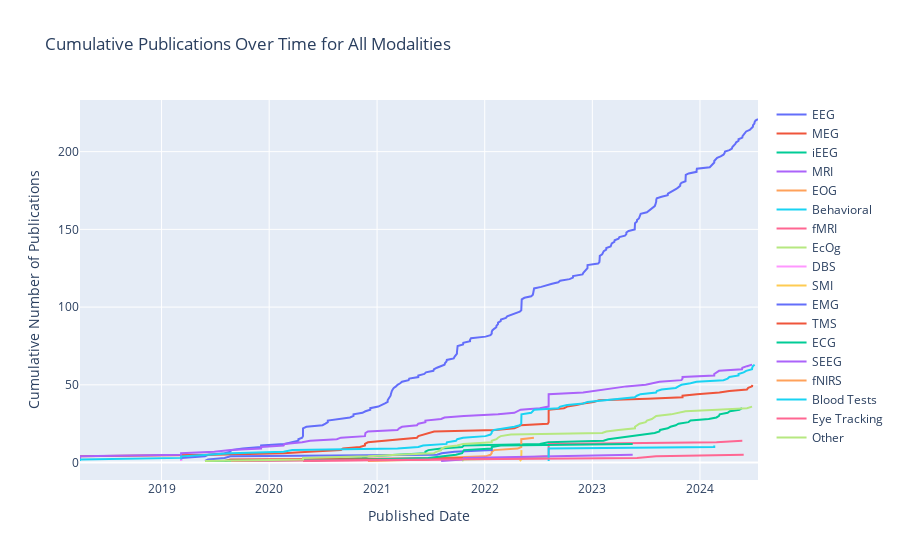

Notebook cell for this chart:
### Markdown cell above
### Figure 4

Figure 4 - Published date x number of datasets x modality

A line graph showing the number of publications over time, segmented by modality

### Code cell
df_fig4 = df[['EEG Modality', 
              'MEG Modality', 
              'iEEG modality',
              'Has MRI',
              'Has EOG',
              'Has Behavioral',
              'Has fMRi',
              'Has EcOg',
              'Has DBS',
              'Has SMI',
              'Has EMG',
              'Has TMS',
              'Has ECG',
              'Has SEEG',
              'Has fNIRS',
              'Has Blood Tests',
              'Eye tracking',
              'Other (put in name)',
              'Published date']]

df_fig4.rename(columns={
    'EEG Modality': 'EEG',
    'MEG Modality': 'MEG',
    'iEEG modality': 'iEEG',
    'Has MRI': 'MRI',
    'Has EOG': 'EOG',
    'Has Behavioral': 'Behavioral',
    'Has fMRi': 'fMRI',
    'Has EcOg': 'EcOg',
    'Has DBS': 'DBS',
    'Has SMI': 'SMI',
    'Has EMG': 'EMG',
    'Has TMS': 'TMS',
    'Has ECG': 'ECG',
    'Has SEEG': 'SEEG',
    'Has fNIRS': 'fNIRS',
    'Has Blood Tests': 'Blood Tests',
    'Eye tracking': 'Eye Tracking',
    'Other (put in name)': 'Other'
}, inplace=True)

# Initialize the dictionary with empty dataframes
dfs_by_modalities = {col: pd.DataFrame(columns=df_fig4.columns) for col in df_fig4.columns if col != 'Published date'}

# Populate the dataframes
for index, row in df_fig4.iterrows():
    for col in dfs_by_modalities.keys():
        if pd.notna(row[col]):
            dfs_by_modalities[col].loc[len(dfs_by_modalities[col])] = row

dfs_by_modalities['EEG'].head()

# Convert 'Published date' to datetime for sorting
for modality, modality_df in dfs_by_modalities.items():
    modality_df['Published date'] = pd.to_datetime(modality_df['Published date'])
    dfs_by_modalities[modality] = modality_df.sort_values(by='Published date')

    # Create a cumulative count of publications over time for each modality
    dfs_by_modalities[modality]['Cumulative Publications'] = range(1, len(modality_df) + 1)

# Create a plotly line graph for all modalities
fig4 = go.Figure()

for modality, modality_df in dfs_by_modalities.items():
    fig4.add_trace(go.Scatter(
        x=modality_df['Published date'],
        y=modality_df['Cumulative Publications'],
        mode='lines',
        name=modality
    ))

fig4.update_layout(
    title='Cumulative Publications Over Time for All Modalities',
    xaxis_title='Published Date',
    yaxis_title='Cumulative Number of Publications'
)

fig4.show()

# denote that all of the data is combination - like mri is eeg-mri
# denote this is over evolution of nemar/openneuro, thats how old database is
# take top 3 eeg/meg/ieeg on one plot, and then the other modalities on another plot

### Figure 1 — Plotly figure (JSON) as saved in the notebook; plotly's stock layout.template omitted (floating-point values rounded to 4 significant figures; data arrays with more than 128 entries replaced by an {"elided": "..."} marker saying what was removed)
{"data": [{"mode": "lines", "name": "EEG", "type": "scatter", "x": {"elided": "221 str values"}, "y": {"elided": "221 int values"}}, {"mode": "lines", "name": "MEG", "type": "scatter", "x": ["2018-03-30T10:34:00", "2018-03-30T13:14:00", "2018-03-30T14:58:00", "2018-03-30T18:40:00", "2019-06-28T18:20:00", "2020-02-18T20:21:00", "2020-05-15T07:08:00", "2020-08-31T07:30:00", "2020-09-07T08:38:00", "2020-11-03T21:07:00", "2020-11-20T20:41:00", "2020-11-20T20:41:00", "2020-11-30T21:41:00", "2021-01-24T10:37:00", "2021-03-16T21:47:00", "2021-05-16T07:35:00", "2021-05-20T17:51:00", "2021-06-05T23:01:00", "2021-06-23T07:43:00", "2021-07-13T12:17:00", "2022-02-08T02:58:00", "2022-04-11T13:09:00", "2022-04-22T19:51:00", "2022-05-02T14:15:00", "2022-08-02T18:33:00", "2022-08-05T19:55:00", "2022-08-05T19:55:00", "2022-08-05T19:55:00", "2022-08-05T19:55:00", "2022-08-05T19:55:00", "2022-08-05T19:55:00", "2022-08-05T19:55:00", "2022-08-05T19:55:00", "2022-08-05T19:55:00", "2022-09-26T16:19:00", "2022-10-07T15:21:00", "2022-11-08T11:21:00", "2022-11-30T17:54:00", "2023-01-05T14:14:00", "2023-01-23T14:29:00", "2023-07-07T16:31:00", "2023-11-02T20:12:00", "2023-11-02T20:12:00", "2023-12-21T17:05:00", "2024-03-06T18:07:00", "2024-04-09T14:11:00", "2024-06-08T10:01:00", "2024-06-12T15:58:00", "2024-06-25T16:13:00", "2024-06-26T06:05:00"], "y": [1, 2, 3, 4, 5, 6, 7, 8, 9, 10, 11, 12, 13, 14, 15, 16, 17, 18, 19, 20, 21, 22, 23, 24, 25, 26, 27, 28, 29, 30, 31, 32, 33, 34, 35, 36, 37, 38, 39, 40, 41, 42, 43, 44, 45, 46, 47, 48, 49, 50]}, {"mode": "lines", "name": "iEEG", "type": "scatter", "x": ["2020-05-18T16:49:00", "2020-08-17T06:46:00", "2020-11-11T18:39:00", "2020-12-02T21:03:00", "2021-03-10T15:56:00", "2021-06-13T20:10:00", "2021-06-13T20:10:00", "2021-06-23T18:53:00", "2021-08-06T02:20:00", "2021-10-16T12:00:00", "2021-10-22T12:45:00", "2022-07-06T15:43:00", "2022-08-04T18:02:00", "2023-02-08T00:47:00", "2023-02-23T19:33:00", "2023-04-07T11:11:00", "2023-05-17T20:25:00", "2023-06-30T21:13:00", "2023-07-31T08:40:00", "2023-08-16T13:32:00", "2023-08-18T13:22:00", "2023-09-13T16:26:00", "2023-09-22T19:54:00", "2023-10-10T22:55:00", "2023-10-20T00:10:00", "2023-11-23T04:12:00", "2023-11-29T20:55:00", "2024-01-30T13:49:00", "2024-02-26T01:22:00", "2024-03-05T16:27:00", "2024-03-07T19:23:00", "2024-04-03T22:24:00", "2024-04-10T22:04:00", "2024-05-13T17:39:00", "2024-05-22T11:05:00"], "y": [1, 2, 3, 4, 5, 6, 7, 8, 9, 10, 11, 12, 13, 14, 15, 16, 17, 18, 19, 20, 21, 22, 23, 24, 25, 26, 27, 28, 29, 30, 31, 32, 33, 34, 35]}, {"mode": "lines", "name": "MRI", "type": "scatter", "x": ["2018-03-30T10:34:00", "2018-03-30T13:14:00", "2018-03-30T14:58:00", "2018-03-30T18:40:00", "2019-03-08T05:11:00", "2019-03-08T05:11:00", "2019-06-28T18:20:00", "2019-08-22T14:07:00", "2019-12-04T14:40:00", "2019-12-04T14:48:00", "2020-02-18T20:21:00", "2020-02-21T19:41:00", "2020-04-21T23:09:00", "2020-05-18T16:49:00", "2020-08-17T06:46:00", "2020-08-31T07:30:00", "2020-11-20T20:41:00", "2020-11-20T20:41:00", "2020-11-22T09:06:00", "2020-11-30T21:41:00", "2021-03-11T07:46:00", "2021-03-16T21:47:00", "2021-03-26T13:31:00", "2021-05-16T07:35:00", "2021-05-20T17:51:00", "2021-06-13T20:10:00", "2021-06-13T20:10:00", "2021-08-06T02:20:00", "2021-08-17T16:50:00", "2021-10-22T12:45:00", "2022-02-15T02:13:00", "2022-04-11T13:09:00", "2022-04-22T19:51:00", "2022-05-02T14:15:00", "2022-07-06T15:43:00", "2022-08-05T19:55:00", "2022-08-05T19:55:00", "2022-08-05T19:55:00", "2022-08-05T19:55:00", "2022-08-05T19:55:00", "2022-08-05T19:55:00", "2022-08-05T19:55:00", "2022-08-05T19:55:00", "2022-08-05T19:55:00", "2022-11-30T17:54:00", "2023-01-05T14:14:00", "2023-02-08T00:47:00", "2023-03-30T17:04:00", "2023-04-26T11:21:00", "2023-06-30T21:13:00", "2023-07-31T17:42:00", "2023-08-16T13:32:00", "2023-10-30T04:20:00", "2023-11-02T20:12:00", "2023-11-02T20:12:00", "2024-02-18T10:39:00", "2024-02-18T10:39:00", "2024-02-26T01:22:00", "2024-03-05T16:27:00", "2024-05-22T11:05:00", "2024-05-23T16:20:00", "2024-06-08T10:01:00", "2024-06-25T16:13:00"], "y": [1, 2, 3, 4, 5, 6, 7, 8, 9, 10, 11, 12, 13, 14, 15, 16, 17, 18, 19, 20, 21, 22, 23, 24, 25, 26, 27, 28, 29, 30, 31, 32, 33, 34, 35, 36, 37, 38, 39, 40, 41, 42, 43, 44, 45, 46, 47, 48, 49, 50, 51, 52, 53, 54, 55, 56, 57, 58, 59, 60, 61, 62, 63]}, {"mode": "lines", "name": "EOG", "type": "scatter", "x": ["2020-11-30T21:41:00", "2021-06-23T07:43:00", "2021-07-23T00:06:00", "2022-01-03T18:38:00", "2022-01-20T13:46:00", "2022-01-24T19:04:00", "2022-01-24T19:05:00", "2022-02-01T20:21:00", "2022-04-22T19:51:00", "2022-05-04T22:55:00", "2022-05-04T22:56:00", "2022-05-04T22:56:00", "2022-05-04T22:57:00", "2022-05-04T22:57:00", "2022-05-04T22:58:00", "2022-06-16T23:23:00"], "y": [1, 2, 3, 4, 5, 6, 7, 8, 9, 10, 11, 12, 13, 14, 15, 16]}, {"mode": "lines", "name": "Behavioral", "type": "scatter", "x": ["2018-03-30T13:14:00", "2018-03-30T14:58:00", "2019-03-08T05:11:00", "2019-03-08T05:11:00", "2019-06-07T19:41:00", "2019-08-24T11:03:00", "2020-02-18T20:21:00", "2020-03-19T13:15:00", "2021-03-11T07:46:00", "2021-05-20T17:51:00", "2021-06-05T23:01:00", "2021-08-24T07:53:00", "2021-08-25T12:12:00", "2021-09-25T10:34:00", "2021-09-29T17:02:00", "2021-10-19T13:51:00", "2022-01-03T18:38:00", "2022-01-20T13:46:00", "2022-01-24T19:04:00", "2022-01-24T19:05:00", "2022-02-01T20:21:00", "2022-03-13T21:32:00", "2022-04-11T13:09:00", "2022-04-29T20:29:00", "2022-05-04T22:55:00", "2022-05-04T22:56:00", "2022-05-04T22:56:00", "2022-05-04T22:57:00", "2022-05-04T22:57:00", "2022-05-04T22:58:00", "2022-05-05T13:49:00", "2022-06-07T15:05:00", "2022-06-14T15:45:00", "2022-06-17T10:33:00", "2022-09-07T12:52:00", "2022-09-13T14:57:00", "2022-10-07T15:21:00", "2022-12-01T08:29:00", "2022-12-15T13:00:00", "2023-02-08T00:47:00", "2023-03-17T15:10:00", "2023-05-24T17:04:00", "2023-06-01T03:00:00", "2023-06-13T03:10:00", "2023-08-05T03:11:00", "2023-08-07T12:06:00", "2023-08-23T16:36:00", "2023-10-10T22:55:00", "2023-10-20T00:10:00", "2023-10-30T04:20:00", "2023-11-29T20:55:00", "2023-12-20T10:28:00", "2024-03-20T18:56:00", "2024-04-03T22:24:00", "2024-04-09T21:19:00", "2024-05-10T18:56:00", "2024-05-10T18:56:00", "2024-05-28T06:57:00", "2024-06-05T14:38:00", "2024-06-25T16:13:00", "2024-06-26T06:05:00", "2024-06-28T11:20:00", "2024-07-04T08:07:00"], "y": [1, 2, 3, 4, 5, 6, 7, 8, 9, 10, 11, 12, 13, 14, 15, 16, 17, 18, 19, 20, 21, 22, 23, 24, 25, 26, 27, 28, 29, 30, 31, 32, 33, 34, 35, 36, 37, 38, 39, 40, 41, 42, 43, 44, 45, 46, 47, 48, 49, 50, 51, 52, 53, 54, 55, 56, 57, 58, 59, 60, 61, 62, 63]}, {"mode": "lines", "name": "fMRI", "type": "scatter", "x": ["2020-04-24T18:49:00", "2021-08-17T16:50:00", "2022-04-11T13:09:00", "2022-08-05T19:55:00", "2022-08-05T19:55:00", "2022-08-05T19:55:00", "2022-08-05T19:55:00", "2022-08-05T19:55:00", "2022-08-05T19:55:00", "2022-08-05T19:55:00", "2022-08-05T19:55:00", "2022-08-05T19:55:00", "2024-02-26T01:22:00", "2024-05-23T16:20:00"], "y": [1, 2, 3, 4, 5, 6, 7, 8, 9, 10, 11, 12, 13, 14]}, {"mode": "lines", "name": "EcOg", "type": "scatter", "x": ["2021-10-16T12:00:00", "2021-10-22T12:45:00", "2022-08-04T18:02:00"], "y": [1, 2, 3]}, {"mode": "lines", "name": "DBS", "type": "scatter", "x": ["2019-03-08T05:11:00", "2019-03-08T05:11:00"], "y": [1, 2]}, {"mode": "lines", "name": "SMI", "type": "scatter", "x": ["2022-04-29T20:29:00", "2022-05-04T22:55:00", "2022-05-04T22:56:00", "2022-05-04T22:56:00", "2022-05-04T22:57:00", "2022-05-04T22:57:00", "2022-05-04T22:58:00", "2022-05-05T13:49:00"], "y": [1, 2, 3, 4, 5, 6, 7, 8]}, {"mode": "lines", "name": "EMG", "type": "scatter", "x": ["2019-05-28T11:48:00", "2019-06-07T19:41:00", "2019-08-02T15:03:00", "2019-08-22T14:07:00", "2021-07-23T00:06:00", "2021-08-08T03:26:00", "2021-09-20T13:44:00", "2022-01-24T19:04:00", "2022-01-24T19:05:00"], "y": [1, 2, 3, 4, 5, 6, 7, 8, 9]}, {"mode": "lines", "name": "TMS", "type": "scatter", "x": ["2019-08-02T15:03:00", "2019-08-22T14:07:00", "2022-02-15T02:13:00"], "y": [1, 2, 3]}, {"mode": "lines", "name": "ECG", "type": "scatter", "x": ["2019-05-28T11:48:00", "2020-11-30T21:41:00", "2021-06-23T07:43:00", "2021-08-08T03:26:00", "2021-09-25T10:34:00", "2021-10-16T12:00:00", "2021-10-19T13:51:00", "2021-10-22T12:45:00", "2022-01-24T19:04:00", "2022-01-24T19:05:00", "2022-02-24T03:20:00", "2023-05-17T20:25:00"], "y": [1, 2, 3, 4, 5, 6, 7, 8, 9, 10, 11, 12]}, {"mode": "lines", "name": "SEEG", "type": "scatter", "x": ["2021-08-06T02:20:00", "2021-10-16T12:00:00", "2021-10-22T12:45:00", "2022-08-04T18:02:00", "2023-05-17T20:25:00"], "y": [1, 2, 3, 4, 5]}, {"mode": "lines", "name": "fNIRS", "type": "scatter", "x": ["2022-02-15T04:52:00"], "y": [1]}, {"mode": "lines", "name": "Blood Tests", "type": "scatter", "x": ["2022-08-05T19:55:00", "2022-08-05T19:55:00", "2022-08-05T19:55:00", "2022-08-05T19:55:00", "2022-08-05T19:55:00", "2022-08-05T19:55:00", "2022-08-05T19:55:00", "2022-08-05T19:55:00", "2022-08-05T19:55:00", "2024-02-18T10:39:00", "2024-02-18T10:39:00"], "y": [1, 2, 3, 4, 5, 6, 7, 8, 9, 10, 11]}, {"mode": "lines", "name": "Eye Tracking", "type": "scatter", "x": ["2019-08-24T11:03:00", "2021-07-12T19:38:00", "2023-06-01T11:51:00", "2023-08-05T03:11:00", "2024-05-28T06:57:00"], "y": [1, 2, 3, 4, 5]}, {"mode": "lines", "name": "Other", "type": "scatter", "x": ["2019-05-28T11:48:00", "2020-04-24T15:27:00", "2020-04-24T15:28:00", "2020-11-30T21:41:00", "2021-03-11T07:46:00", "2021-07-12T19:38:00", "2021-07-23T00:06:00", "2021-08-06T02:20:00", "2021-08-08T03:26:00", "2021-08-19T13:50:00", "2021-09-29T17:02:00", "2021-10-19T13:51:00", "2022-01-24T19:04:00", "2022-01-24T19:05:00", "2022-02-09T22:18:00", "2022-02-15T02:13:00", "2022-02-24T03:20:00", "2022-03-30T09:29:00", "2023-02-03T09:56:00", "2023-02-17T08:53:00", "2023-03-30T17:04:00", "2023-05-25T16:41:00", "2023-05-25T16:55:00", "2023-06-01T11:51:00", "2023-06-09T21:11:00", "2023-06-30T21:13:00", "2023-07-05T00:22:00", "2023-07-21T19:05:00", "2023-07-31T17:42:00", "2023-08-05T16:56:00", "2023-09-25T03:48:00", "2023-10-19T10:58:00", "2023-11-12T22:23:00", "2024-02-28T05:59:00", "2024-06-08T10:01:00", "2024-06-25T16:13:00"], "y": [1, 2, 3, 4, 5, 6, 7, 8, 9, 10, 11, 12, 13, 14, 15, 16, 17, 18, 19, 20, 21, 22, 23, 24, 25, 26, 27, 28, 29, 30, 31, 32, 33, 34, 35, 36]}], "layout": {"title": {"text": "Cumulative Publications Over Time for All Modalities"}, "xaxis": {"title": {"text": "Published Date"}}, "yaxis": {"title": {"text": "Cumulative Number of Publications"}}}}
